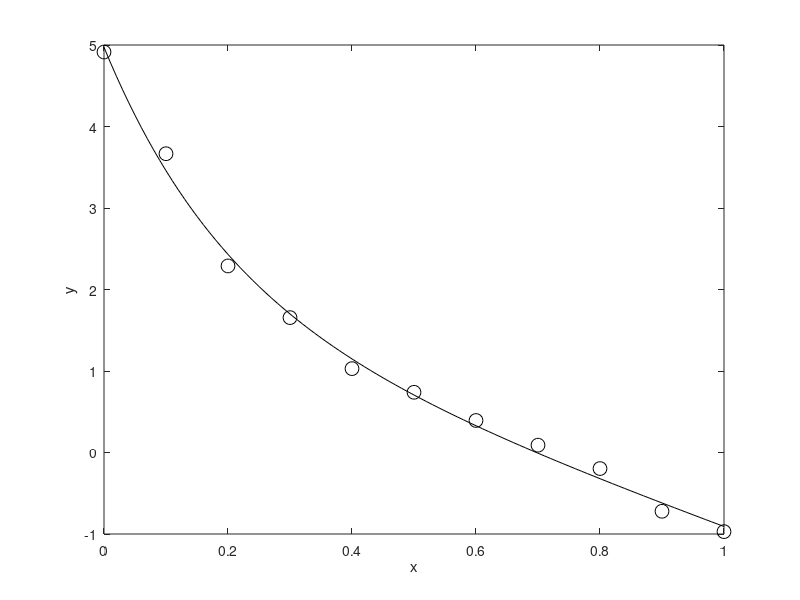

Write the MATLAB code that produced this figure.
% FIT  Find least squares fit, of shifted exponential form, to noisy data.
% Use mostly by-hand analysis of minimizing 3-variable quadratic function by
% computing the gradient (df) and solving a linear system (df(c) = 0).

x = [0.000 0.100 0.200 0.300 0.400 0.500 0.600 0.700  0.800  0.900  1.000];
y = [4.914 3.666 2.289 1.655 1.029 0.739 0.393 0.090 -0.197 -0.721 -0.971];

% generate gradient  df(c) = A c - b
ex = exp(-5.0*x);
A = zeros(3,3);
A(1,1) = 11.0;
A(1,2) = sum(x);      A(2,1) = A(1,2);
A(1,3) = sum(ex);     A(3,1) = A(1,3);
A(2,2) = sum(x.^2);
A(2,3) = sum(x.*ex);  A(3,2) = A(2,3);
A(3,3) = sum(ex.^2);
b = [sum(y), sum(x.*y), sum(ex.*y)]';

% solve system  df(c) = 0
c = A \ b

% plot result, with original data
plot(x,y,'ko','markersize',10)
hold on
xfine = 0:.01:1;         % to plot smooth curve, use many x-values
plot(xfine,c(1) + c(2)*xfine + c(3)*exp(-5.0*xfine),'k')
hold off
xlabel x, ylabel y
